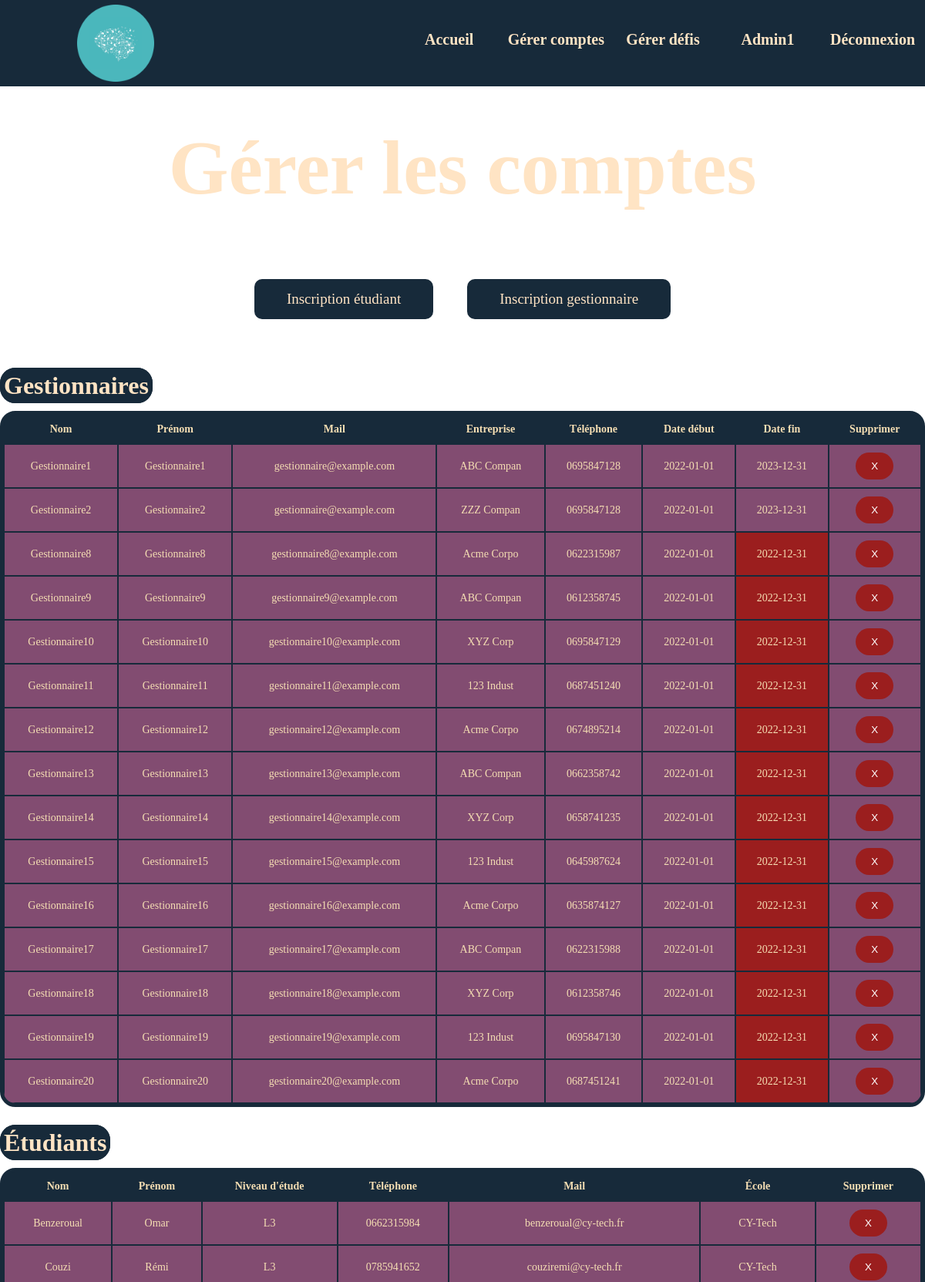
/php/gererCompte.php (signed in, upper part), run on an earlier commit of the app's database.
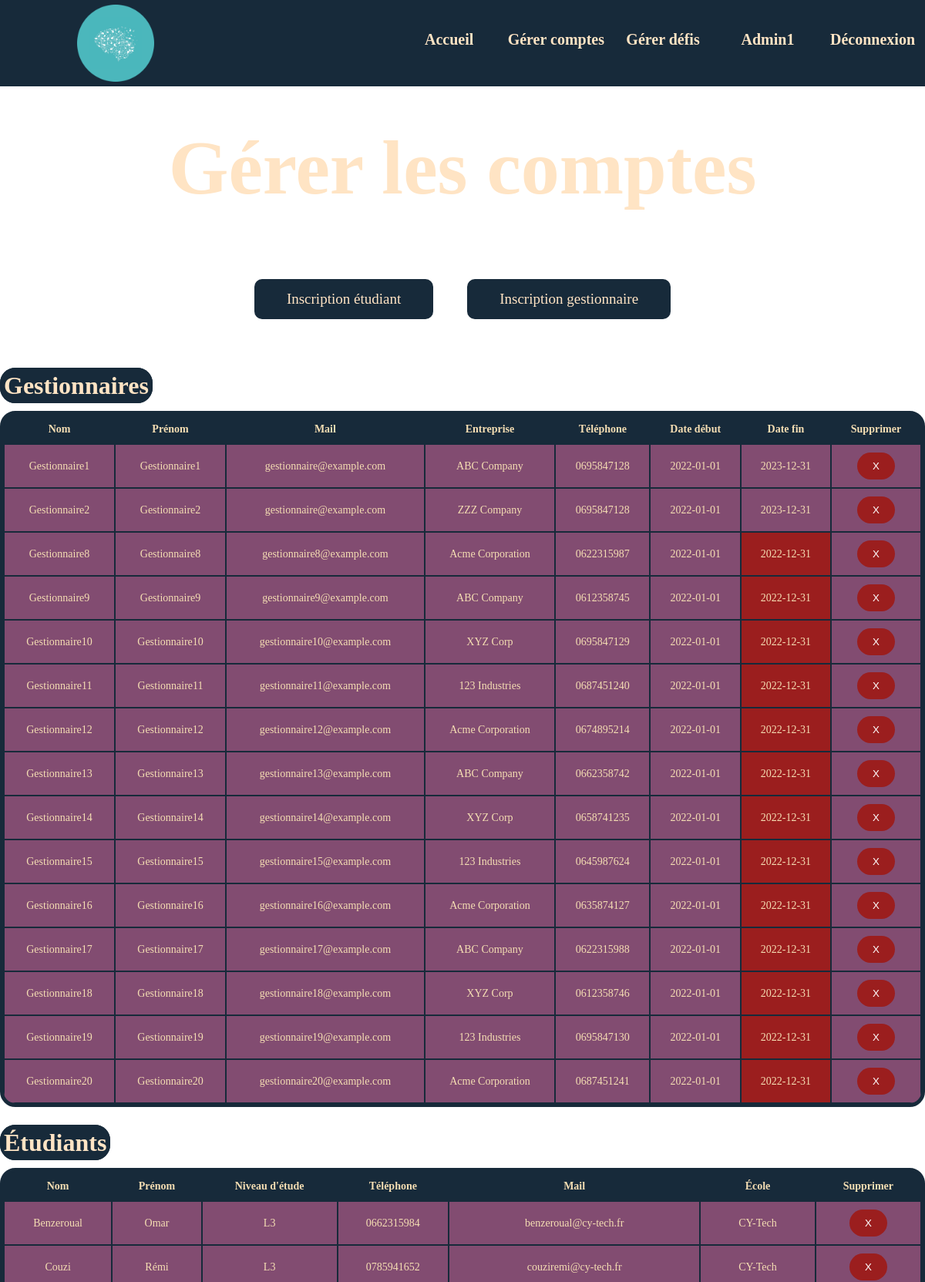
And on a later commit of the database.
### tables this page shows
CREATE TABLE Gestionnaire(
    idLogin INTEGER PRIMARY KEY,
    nom VARCHAR(50),
    prenom VARCHAR(50),
    entreprise VARCHAR(255),
    telephone VARCHAR(10),
    mail VARCHAR(255),
    dateDebut DATE DEFAULT (CURRENT_DATE),
    dateFin DATE,
    FOREIGN KEY (idLogin) REFERENCES Login (idLogin) ON DELETE CASCADE
);

### php/fonctionGetBDD.php (called while the page is built, shortened)
<?php
function getAllEtudiant($connexion)
{
    $query = "SELECT idLogin, nom, prenom,niveauEtude,telephone,mail, ecole FROM Etudiant";
    try {
        $stmt = $connexion->prepare($query);
        $stmt->execute();
        $stmt->bind_result($idUtilisateur, $nom, $prenom, $niveauEtude, $telephone, $mail, $ecole);
        $utilisateurs = array();
        while ($stmt->fetch()) {
            $utilisateur = array(
                "idLogin" => $idUtilisateur,
                "nom" => $nom,
                "prenom" => $prenom,
                "niveauEtude" => $niveauEtude,
                "telephone" => $telephone,
                "mail" => $mail,
                "ecole" => $ecole,
            );
            $utilisateurs[] = $utilisateur;
        }
        return $utilisateurs;
    } catch (Exception $e) {
        echo "Une erreur est survenue : " . $e->getMessage();
        return null;
    }
}
function getAllGestionnaire($connexion)
{
    $query = "SELECT idLogin, nom, prenom,entreprise,telephone,mail,dateDebut,dateFin FROM Gestionnaire";
    try {
        $stmt = $connexion->prepare($query);
        $stmt->execute();
        $stmt->bind_result($idUtilisateur, $nom, $prenom, $entreprise, $telephone, $mail, $dateDebut, $dateFin);
        $utilisateurs = array();
        while ($stmt->fetch()) {
            $utilisateur = array(
                "idLogin" => $idUtilisateur,
                "nom" => $nom,
                "prenom" => $prenom,
                "entreprise" => $entreprise,
                "telephone" => $telephone,
                "mail" => $mail,
                "dateDebut" => $dateDebut,
                "dateFin" => $dateFin,
            );
            $utilisateurs[] = $utilisateur;
        }
        return $utilisateurs;
    } catch (Exception $e) {
        echo "Une erreur est survenue : " . $e->getMessage();
        return null;
    }
}
?>

### php/gererCompte.php (the view, shortened to what the changed rows need)
<!DOCTYPE html PUBLIC "-//W3C//DTD HTML 4.01 Transitional//EN">
<html>
<head>
    <link rel="stylesheet" type="text/css" href="../css/gererCompte.css">
</head>
<body>
    <?php
    require 'navbar.php';
    require_once 'fonctionGetBDD.php';
    require_once 'fonctionCreateBDD.php';
    ?>
    <h1 class="titre">Gérer les comptes</h1>
    <?php
    if (isset($_SESSION['type']) && $_SESSION['type'] == 'Administrateur') {
        $connexion = connect($usernamedb, $passworddb, $dbname);
        $gestionnaires = getAllGestionnaire($connexion);
        echo "<div class='divElement'> ";
        echo '<div class="divTitre">';
        echo '<h2 class= "titre2">Gestionnaires</h2>';
        echo '</div>';
        if ($gestionnaires) {
            echo '<table class="table">';
            echo "<tr><th>Nom</th><th>Prénom</th><th>Mail</th><th>Entreprise</th><th>Téléphone</th><th>Date début</th><th>Date fin</th><th>Supprimer</th></tr>";
            foreach ($gestionnaires as $gestionnaire) {
                echo "<tr id='login_" . $gestionnaire['idLogin'] . "'>";
                echo "<td>" . $gestionnaire['nom'] . "</td>";
                echo "<td>" . $gestionnaire['prenom'] . "</td>";
                echo "<td>" . $gestionnaire['mail'] . "</td>";
                echo "<td>" . $gestionnaire['entreprise'] . "</td>";
                echo "<td>" . $gestionnaire['telephone'] . "</td>";
                echo "<td>" . $gestionnaire['dateDebut'] . "</td>";
                if ($gestionnaire['dateFin'] < date("Y-m-d")) {
                    echo "<td class = 'dateFin'>" . $gestionnaire['dateFin'] . "</td>";
                } else {
                    echo "<td>" . $gestionnaire['dateFin'] . "</td>";
                }
                echo "<td class='buttonTd'><button class='buttonSupp' onclick='supprimer(" . $gestionnaire["idLogin"] . ")'>X</button></td>";
                echo "</tr>";
            }
            echo "</table>";
        } else {
            echo "<div class='divErreur'>";
            echo "<p class='vide'>Aucun gestionnaire</p>";
            echo "</div>";
        }
        echo "</div>";
        $connexion = connect($usernamedb, $passworddb, $dbname);
        $etudiants = getAllEtudiant($connexion);
        echo "<div class='divElement'> ";
        echo '<h2 class= "titre2">Étudiants</h2>';
        if ($etudiants) {
            echo '<table class="table">';
            echo "<tr><th>Nom</th><th>Prénom</th><th>Niveau d'étude</th><th>Téléphone</th><th>Mail</th><th>École</th><th>Supprimer</th></tr>";
            echo "</table>";
        } else {
            echo "<div class='divErreur'>";
            echo "<p class='vide'>Aucun etudiant</p>";
            echo "</div>";
        }
        echo "</div>";
    }
    else {
        header("Location: ../index.php");
        exit();
    }
    ?>
</body>
</html>

What changed in the data, as far as the page shows it:
changed gestionnaire "Gestionnaire1": entreprise "ABC Compan" → "ABC Company"
changed gestionnaire "Gestionnaire2": entreprise "ZZZ Compan" → "ZZZ Company"
changed gestionnaire "Gestionnaire8": entreprise "Acme Corpo" → "Acme Corporation"
changed gestionnaire "Gestionnaire9": entreprise "ABC Compan" → "ABC Company"
changed gestionnaire "Gestionnaire11": entreprise "123 Indust" → "123 Industries"
changed gestionnaire "Gestionnaire12": entreprise "Acme Corpo" → "Acme Corporation"
changed gestionnaire "Gestionnaire13": entreprise "ABC Compan" → "ABC Company"
changed gestionnaire "Gestionnaire15": entreprise "123 Indust" → "123 Industries"
changed gestionnaire "Gestionnaire16": entreprise "Acme Corpo" → "Acme Corporation"
changed gestionnaire "Gestionnaire17": entreprise "ABC Compan" → "ABC Company"
changed gestionnaire "Gestionnaire19": entreprise "123 Indust" → "123 Industries"
changed gestionnaire "Gestionnaire20": entreprise "Acme Corpo" → "Acme Corporation"
